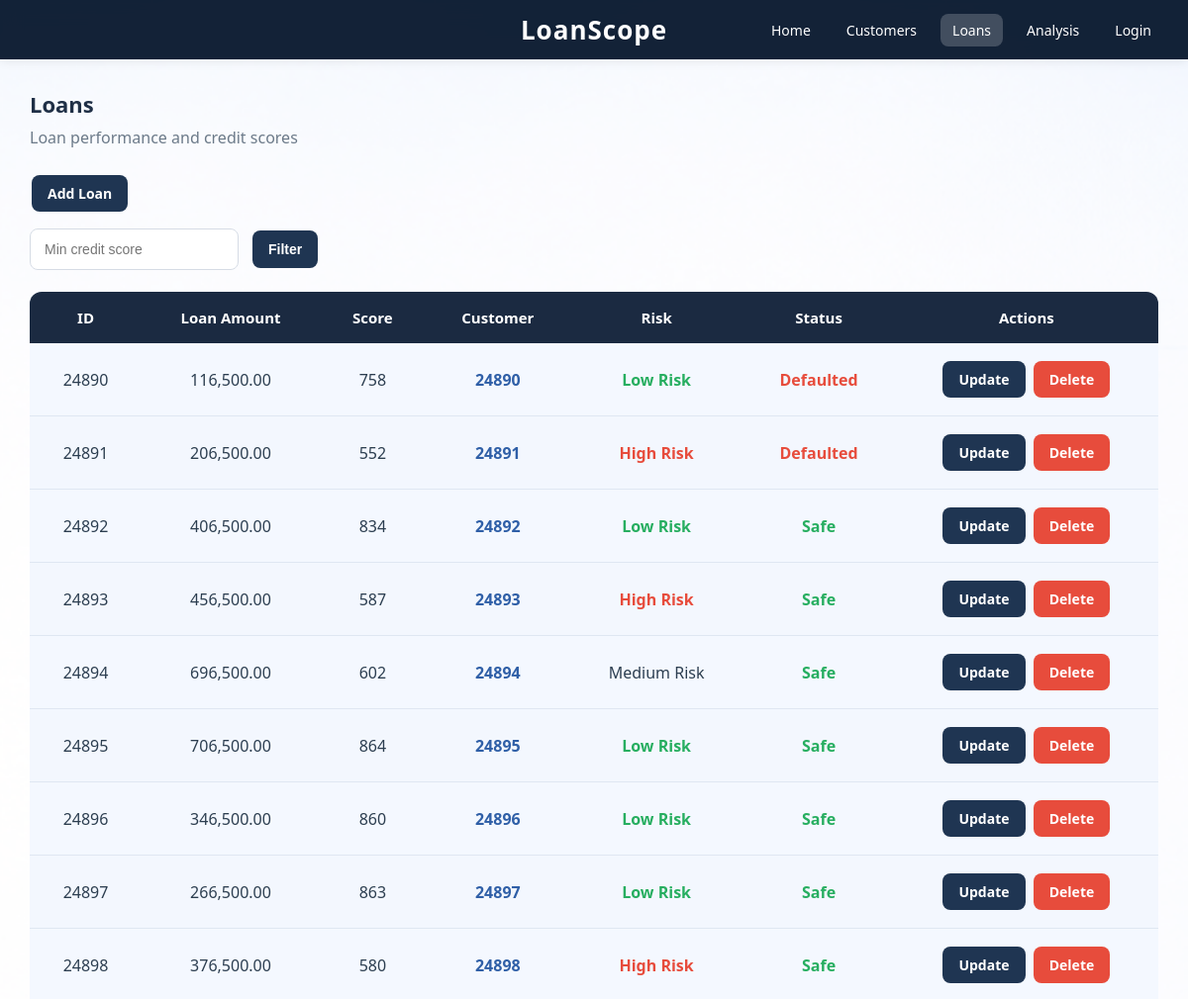
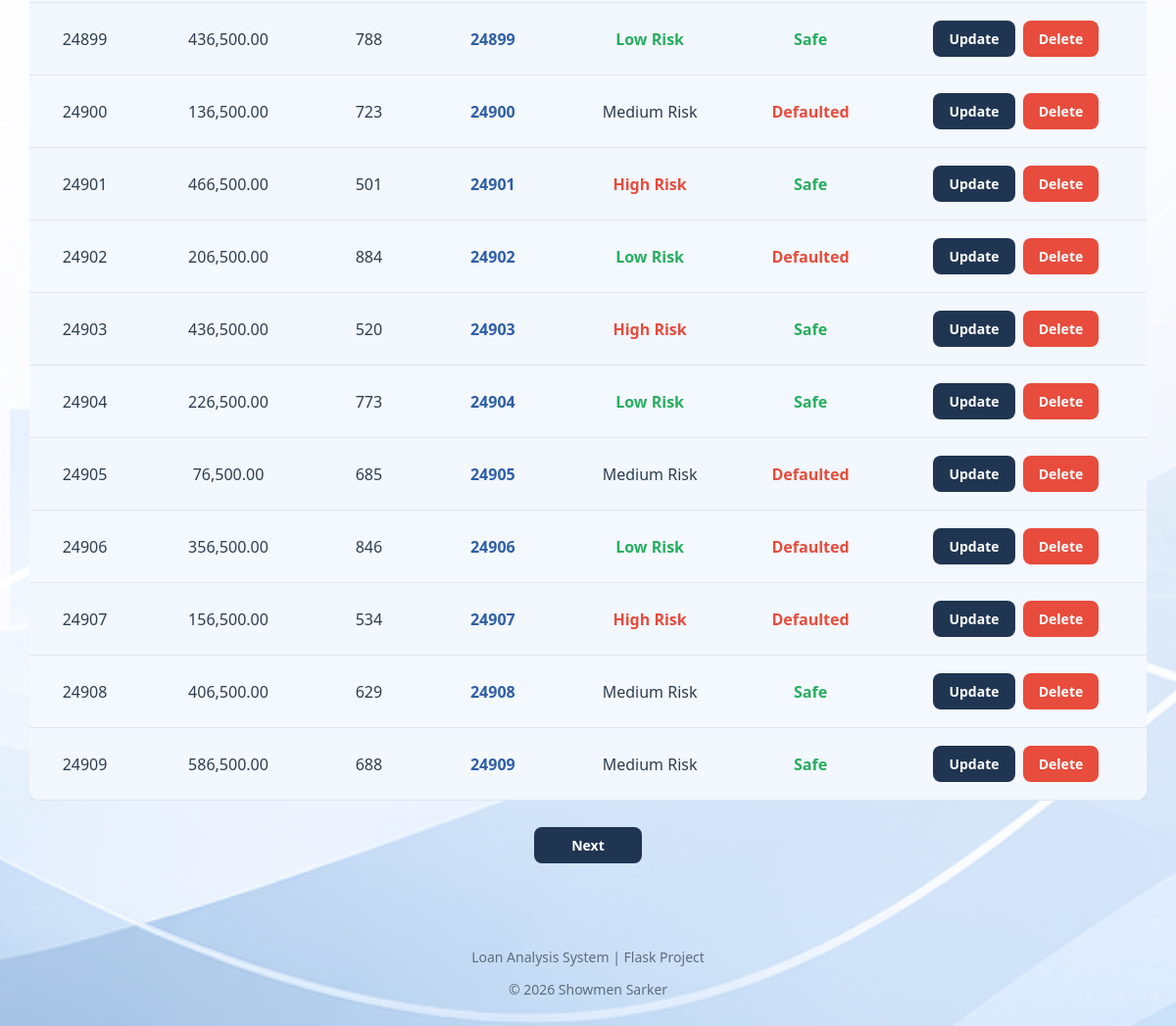
Page /loans on the committed database (2 pictures, top to bottom).
### app/models/loan.py (models this page shows)
class Loan(db.Model):
    id = db.Column(
        db.Integer,
        primary_key=True
    )
    loan_amount = db.Column(
        db.Float
    )
    credit_score = db.Column(
        db.Integer
    )
    default_status = db.Column(
        db.Integer
    )
    customer_id = db.Column(
        db.Integer,
        db.ForeignKey("customer.id")
    )

### app/controllers/routes.py (the view, shortened to what this page needs)
@main.route("/loans")
def loans():
    try:
        min_score = request.args.get("score")
        page = request.args.get(
            "page",
            1,
            type=int
        )
        query = Loan.query
        loans_data = query.order_by(
            Loan.id
        ).paginate(
            page=page,
            per_page=20
        )
        if not loans_data.items:
            flash(
                "No loans matched the filter.",
                "warning"
            )
        return render_template(
            "loans.html",
            loans=loans_data
        )
    except SQLAlchemyError as e:
        db.session.rollback()
        flash(
            "Problem loading loan data.",
            "error"
        )
        print(e)
        return render_template(
            "errors/500.html"
        ), 500

### app/templates/loans.html (shortened to what this page needs)
{% extends "base.html" %}
{% block content %}
<div class="page-header">
    <h2>Loans</h2>
    <p class="subtitle">
        Loan performance and credit scores
    </p>
</div>
<div class="action-bar">
    <a
        href="{{ url_for('main.add_loan') }}"
        class="btn"
    >
        Add Loan
    </a>
</div>
<form method="GET" class="filter-bar">
    <input
        type="number"
        name="score"
        placeholder="Min credit score"
        value="{{ request.args.get('score', '') }}"
    >
    <button class="btn">
        Filter
    </button>
</form>
<div class="table-wrapper">
<table>
    <thead>
        <tr>
            <th>ID</th>
            <th>Loan Amount</th>
            <th>Score</th>
            <th>Customer</th>
            <th>Risk</th>
            <th>Status</th>
            <th>Actions</th>
        </tr>
    </thead>
    <tbody>
        {% for loan in loans.items %}
        <tr>
            <td>
                {{ loan.id }}
            </td>
            <td>
                {{ "{:,.2f}".format(loan.loan_amount or 0) }}
            </td>
            <td>
                {{ loan.credit_score }}
            </td>
            <td>
                <a href="{{ url_for('main.customer_detail', id=loan.customer_id) }}">
                    {{ loan.customer_id }}
                </a>
            </td>
            <td>
                {% if loan.credit_score < 600 %}
                    <span class="red">
                        High Risk
                    </span>
                {% elif loan.credit_score <= 750 %}
                    <span>
                        Medium Risk
                    </span>
                {% else %}
                    <span class="green">
                        Low Risk
                    </span>
                {% endif %}
            </td>
            <td>
                {% if loan.default_status == 1 %}
                    <span class="red">
                        Defaulted
                    </span>
                {% else %}
                    <span class="green">
                        Safe
                    </span>
                {% endif %}
            </td>
            <td>
                <a
                    href="{{ url_for('main.update_loan', id=loan.id) }}"
                    class="btn"
                >
                    Update
                </a>
                <a
                    href="{{ url_for('main.delete_loan', id=loan.id) }}"
                    class="btn danger-btn"
                    onclick="return confirm('Delete this loan?')"
                >
                    Delete
                </a>
            </td>
        </tr>
        {% endfor %}
    </tbody>
</table>
</div>
<div class="pagination">
    {% if loans.has_next %}
        <a
            href="{{ url_for(
                'main.loans',
                page=loans.next_num,
                score=request.args.get('score', '')
            ) }}"
            class="btn"
        >
            Next
        </a>
    {% endif %}
</div>
{% endblock %}

### app/static/style.css (style rules this page uses)
body { margin: 0; font-family: "Segoe UI", Arial, sans-serif; color: #2c3e50; background: url("/static/background.png") no-repeat center center fixed; background-size: cover; overflow-x: hidden; }
* { box-sizing: border-box; }
a { text-decoration: none; color: inherit; }
.page-header { margin-bottom: 25px; }
.page-header h2 { margin: 0; font-size: 22px; color: #1f2f46; }
.subtitle { margin-top: 8px; color: #6c7a89; font-size: 16px; }
.filter-bar { display: flex; gap: 12px; margin-top: 15px; margin-bottom: 22px; flex-wrap: wrap; }
.filter-bar input, .filter-bar select { height: 42px; padding: 0 14px; border: 1px solid #d6dce5; border-radius: 8px; background: rgba(255,255,255,0.95); font-size: 14px; }
.btn { padding: 9px 16px; border: none; border-radius: 8px; background: #1f3552; color: white !important; cursor: pointer; transition: 0.25s ease; font-size: 14px; font-weight: 600; display: inline-block; margin: 2px; }
.danger-btn { background: #e74c3c; }
.table-wrapper { width: 100%; overflow-x: auto; }
table { width: 100%; min-width: 700px; border-collapse: collapse; overflow: hidden; border-radius: 12px; background: rgba(240, 246, 255, 0.92); box-shadow: 0 4px 12px rgba(0, 0, 0, 0.06); }
th { padding: 16px 24px; background: #1b2a41; color: white; text-align: center; font-size: 15px; }
td { padding: 16px 24px; border-bottom: 1px solid #dfe7f2; text-align: center; background: rgba(245, 249, 255, 0.88); }
th:last-child, td:last-child { min-width: 180px; }
tr:nth-child(even) { background: rgba(232, 240, 252, 0.92); }
table a { color: #2f5fa7; font-weight: 600; }
.red { color: #e74c3c; font-weight: 600; }
.green { color: #27ae60; font-weight: 600; }
.pagination { display: flex; justify-content: center; gap: 12px; margin-top: 25px; margin-bottom: 20px; flex-wrap: wrap; }
.pagination .btn { min-width: 110px; text-align: center; }

### rows in the picture
Loan: id "24890", loan_amount "116,500.00", credit_score "758", customer_id "24890", shows "Low Risk", default_status "Defaulted"
Loan: id "24891", loan_amount "206,500.00", credit_score "552", customer_id "24891", shows "High Risk", default_status "Defaulted"
Loan: id "24892", loan_amount "406,500.00", credit_score "834", customer_id "24892", shows "Low Risk", default_status "Safe"
Loan: id "24893", loan_amount "456,500.00", credit_score "587", customer_id "24893", shows "High Risk", default_status "Safe"
Loan: id "24894", loan_amount "696,500.00", credit_score "602", customer_id "24894", shows "Medium Risk", default_status "Safe"
Loan: id "24895", loan_amount "706,500.00", credit_score "864", customer_id "24895", shows "Low Risk", default_status "Safe"
Loan: id "24896", loan_amount "346,500.00", credit_score "860", customer_id "24896", shows "Low Risk", default_status "Safe"
Loan: id "24897", loan_amount "266,500.00", credit_score "863", customer_id "24897", shows "Low Risk", default_status "Safe"
Loan: id "24898", loan_amount "376,500.00", credit_score "580", customer_id "24898", shows "High Risk", default_status "Safe"
Loan: id "24899", loan_amount "436,500.00", credit_score "788", customer_id "24899", shows "Low Risk", default_status "Safe"
Loan: id "24900", loan_amount "136,500.00", credit_score "723", customer_id "24900", shows "Medium Risk", default_status "Defaulted"
Loan: id "24901", loan_amount "466,500.00", credit_score "501", customer_id "24901", shows "High Risk", default_status "Safe"
Loan: id "24902", loan_amount "206,500.00", credit_score "884", customer_id "24902", shows "Low Risk", default_status "Defaulted"
Loan: id "24903", loan_amount "436,500.00", credit_score "520", customer_id "24903", shows "High Risk", default_status "Safe"
Loan: id "24904", loan_amount "226,500.00", credit_score "773", customer_id "24904", shows "Low Risk", default_status "Safe"
Loan: id "24905", loan_amount "76,500.00", credit_score "685", customer_id "24905", shows "Medium Risk", default_status "Defaulted"
Loan: id "24906", loan_amount "356,500.00", credit_score "846", customer_id "24906", shows "Low Risk", default_status "Defaulted"
Loan: id "24907", loan_amount "156,500.00", credit_score "534", customer_id "24907", shows "High Risk", default_status "Defaulted"
Loan: id "24908", loan_amount "406,500.00", credit_score "629", customer_id "24908", shows "Medium Risk", default_status "Safe"
Loan: id "24909", loan_amount "586,500.00", credit_score "688", customer_id "24909", shows "Medium Risk", default_status "Safe"
